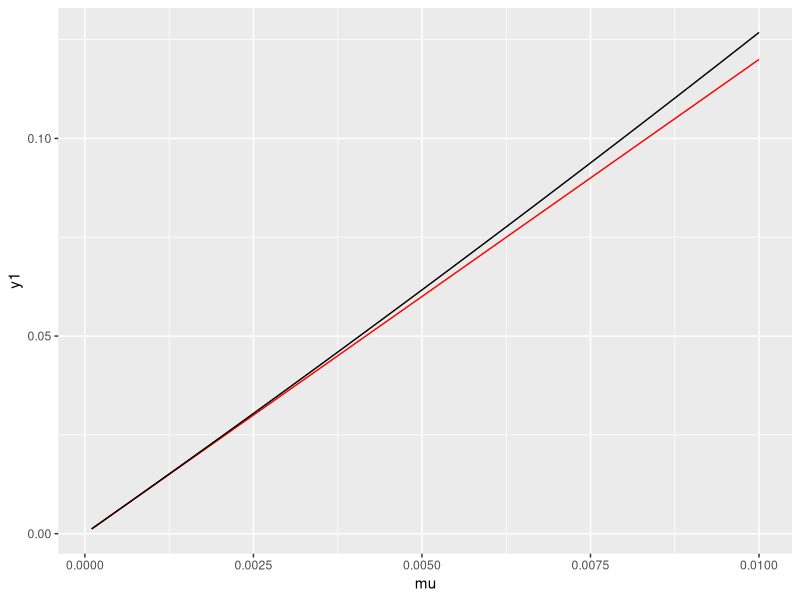
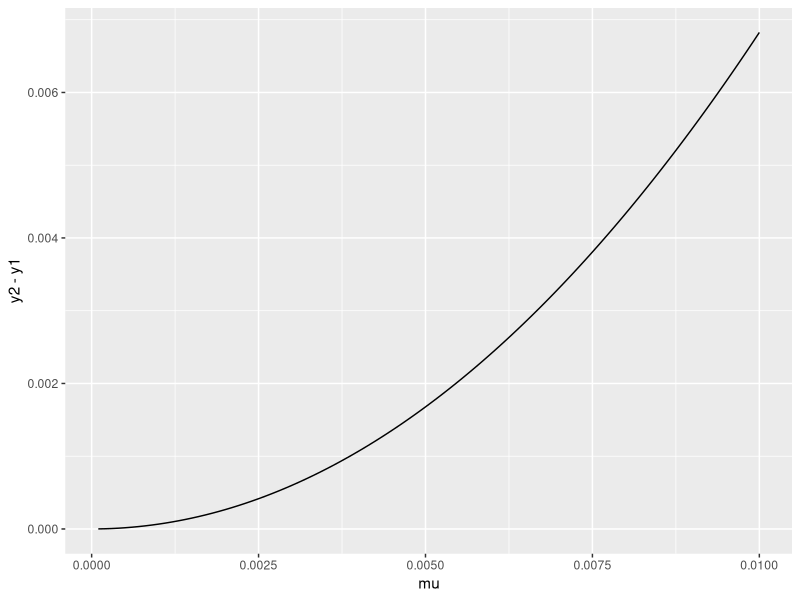

Write R code to recreate these figures, in order.
## ---- chunk 1
mu <- seq(0.01, 0.0001, by = -0.0001)
T <- 12
y1 <- T * mu
y2 <- (mu + 1)^T - 1
df <- data.frame(mu, y1, y2)
library(ggplot2)
ggplot(df, aes(x = mu)) + geom_line(aes(y = y1), col = "red") +
  geom_line(aes(y = y2), col = "black")
ggplot(df, aes(x = mu)) + geom_line(aes(y = y2-y1))
